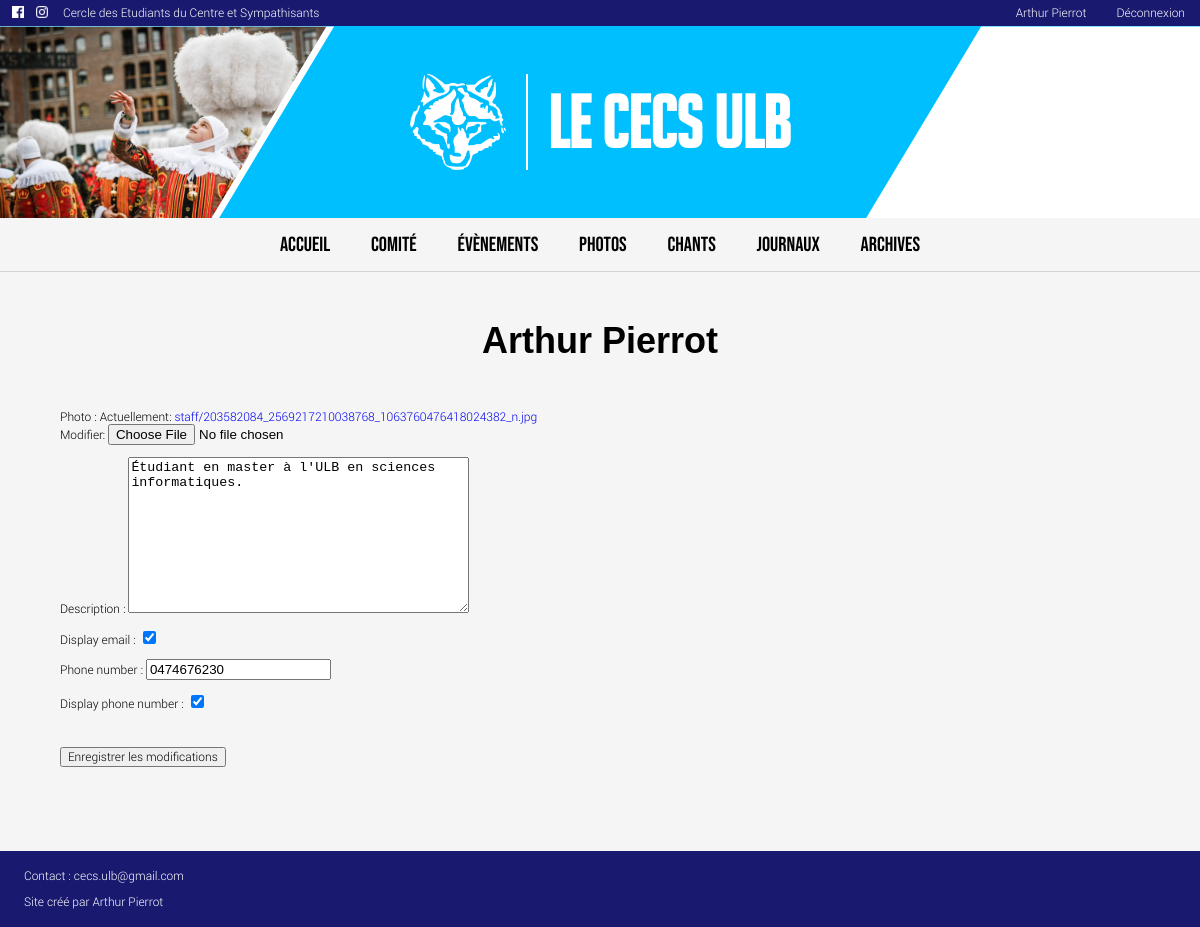
/profile/ (signed in), run on the app's committed database.
### main/models.py (models this page shows, shortened)
class Account(AbstractBaseUser):
	username = models.CharField(max_length=30, unique=True)
	email = models.EmailField(verbose_name='email', max_length=60, unique=True)
	first_name = models.CharField(max_length=30)
	last_name = models.CharField(max_length=30)
	date_joined = models.DateTimeField(verbose_name='date joined', auto_now_add=True)
	last_login = models.DateTimeField(verbose_name='last login', auto_now=True)
	is_admin = models.BooleanField(default=False)
	is_active = models.BooleanField(default=True)
	is_member = models.BooleanField(default=False)
	is_staff = models.BooleanField(default=False)
	is_superuser = models.BooleanField(default=False)
	post = models.ForeignKey(Post, on_delete=models.SET_NULL, blank=True, null=True)
	photo = models.ImageField(upload_to='staff', default='default.jpg')
	description = models.TextField(blank=True)
	phone_regex = RegexValidator(regex=r'^\d{10}$', message="Le numéro de téléphone doit être de la forme : '0499999999'.")
	phone_number = models.CharField(validators=[phone_regex], max_length=10, blank=True)
	display_email = models.BooleanField(default=True)
	display_phone_number = models.BooleanField(default=True)
	USERNAME_FIELD = 'username'
	REQUIRED_FIELDS = ['email', 'first_name', 'last_name']
	objects = MyAccountManager()
	def __str__(self):
		return self.first_name + " " + self.last_name

### main/views.py (the view)
# urls.py: path('profile/', views.profile_view, name='profile'),
def profile_view(request):
	if not request.user.is_authenticated:
		return redirect('main:login')
	context = {}
	if request.POST:
		form = AccountUpdateForm(request.POST, request.FILES, instance=request.user)
		if form.is_valid():
			form.save()
	else:
		account = Account.objects.filter(username=request.user.username)[0]
		form = AccountUpdateForm(initial={
			'photo': account.photo,
			'description': account.description,
			'display_email': account.display_email,
			'phone_number': account.phone_number,
			'display_phone_number': account.display_phone_number,
		})
	context['profile_form'] = form
	return render(request, 'main/profile.html', context)

### main/forms.py (shortened to what this page needs)
class AccountUpdateForm(forms.ModelForm):
	class Meta:
		model = Account
		fields = ('photo', 'description', 'display_email', 'phone_number', 'display_phone_number')

### main/templates/main/profile.html (shortened to what this page needs)
{% extends "main/base.html" %}
{% block navbar %}
    <ul>
        <li><a href="{% url 'main:index' %}">ACCUEIL</a></li>
        <li><a href="{% url 'main:comite' %}">COMITÉ</a></li>
        <li><a href="{% url 'main:events' %}">ÉVÈNEMENTS</a></li>
        <li><a href="{% url 'main:photo' %}">PHOTOS</a></li>
        <li><a href="{% url 'main:chants' %}">CHANTS</a></li>
        <li><a href="{% url 'main:journals' %}">JOURNAUX</a></li>
        <li><a href="{% url 'main:archives' %}">ARCHIVES</a></li>
    </ul>
{% endblock %}
{% block content %}
    {% if user.is_authenticated %}
        {% if user.is_member %}
            <h2>{{ user }}</h2>
            <form enctype="multipart/form-data" method="post" class="register-form">
                {% for field in profile_form %}
                    <p class="register-text">
                        {{ field.label_tag }}
                        {{ field }}
                    </p>
                {% endfor %}
                <button type="submit">Enregistrer les modifications</button>
            </form>
        {% else %}
            <p class="not-member">
                Vous devez être membre pour pouvoir modifier votre profil ! Si vous êtes déjà membre et que vous voyez
                ce message, contactez-nous par mail à l'adresse <em>cecs.ulb@gmail.com</em>.
            </p>
        {% endif %}
    {% endif %}
{% endblock %}

### main/templates/main/base.html (shortened to what this page needs)
<!DOCTYPE html>
<html lang="fr">
<head>
    {% load static %}
    <link rel="stylesheet" type="text/css" href="{% static 'main/style.css' %}">
</head>
<body>
    <div class="header-bar">
        <ul>
            <li class="social-links"><a target="_blank" rel="noopener noreferrer" href="https://www.facebook.com/CECSULB/"><img src="{% static "images/facebook-white.png" %}" alt=""></a></li>
            <li class="social-links"><a target="_blank" rel="noopener noreferrer" href="https://www.instagram.com/cecs_ulb/"><img src="{% static "images/instagram-white.png" %}" alt=""></a></li>
            <li class="cecs-name">Cercle des Etudiants du Centre et Sympathisants</li>
            {% if user.is_authenticated %}
                <li class="user-links"><a href="{% url 'main:profile' %}">{{ user }}</a></li>
                <li class="user-links"><a href="{% url 'main:logout' %}">Déconnexion</a></li>
            {% else %}
                <li class="user-links"><a href="{% url 'main:register' %}">Inscription</a></li>
                <li class="user-links"><a href="{% url 'main:login' %}">Connexion</a></li>
            {% endif %}
        </ul>
    </div>
    <header>
        <div class="polygon-left">
            <img src="{% static "images/carnaval.jpg" %}" alt="">
        </div>
        <div class="title">
            <img src="{% static "images/logo-white.png" %}" alt="">
            <h1>LE CECS ULB</h1>
        </div>
        <div class="polygon-right">
        </div>
    </header>
    <div class="navbar">
        {% block navbar %}{% endblock %}
    </div>
    <div class="content">
        {% block content %}{% endblock %}
    </div>
    <footer>
        <div class="contact">
            <p>Contact : cecs.ulb@gmail.com</p>
            <p>Site créé par Arthur Pierrot</p>
        </div>
    </footer>
</body>
</html>

### main/static/main/style.css (style rules this page uses)
:root { --title-text-color: white; --title-bg-color: deepskyblue; --header-text-color: white; --header-bg-color: midnightblue; --last-event-text-color: dodgerblue; --last-event-bg-color: whitesmoke; --last-event-shadow-color: lightgrey; --incoming-event-text-color: whitesmoke; --incoming-event-bg-color: dodgerblue; --incoming-event-shadow-color: royalblue; --comite-text-color: dodgerblue; --comite-bg-color: whitesmoke; --comite-shadow-color: lightgrey; --comite-bureau-text-color: whitesmoke; --comite-bureau-bg-color: dodgerblue; --comite-bureau-shadow-color: royalblue; --album-text-color: dodgerblue; --album-bg-color: whitesmoke; --album-shadow-color: lightgrey; }
.header-bar { display: flex; position: -webkit-sticky; position: sticky; height: 2.2vw;; top: 0; z-index: 1000; }
.header-bar ul { background-color: var(--header-bg-color); display: flex; align-items: center; list-style-type: none; margin: 0; padding: 0; width: 100%; }
.user-links { float: right; display: flex; align-items: center; }
.user-links a { padding: 10px 15px; text-decoration: none; text-align: center; font-family: "Roboto-Light", sans-serif; font-size: 1vw; color: var(--header-text-color); }
.social-links img { width: 1vw; height: 1vw; padding-left: 1vw; }
.cecs-name { margin-right: auto; padding: 10px 15px; text-decoration: none; text-align: center; font-family: "Roboto-Light", sans-serif; font-size: 1vw; color: var(--header-text-color); }
header { overflow: auto; display: flex; justify-content: space-between; background-color: var(--title-bg-color); z-index: 2; }
.polygon-left { float: left; width: 32%; background-color: var(--title-text-color); -webkit-clip-path: polygon(0 0, 0 600px, 200px 600px, 600px 0); clip-path: polygon(0 0, 87% 0, 57% 100%, 0 100%); }
.polygon-left img { float: left; width: 100%; -webkit-clip-path: polygon(0 0, 0 600px, 200px 600px, 600px 0); clip-path: polygon(0 0, 85% 0, 55% 100%, 0 100%); }
.polygon-right { float: right; width: 32%; background-color: var(--title-text-color); -webkit-clip-path: polygon(0 0, 0 600px, 200px 600px, 600px 0); clip-path: polygon(43% 0, 100% 0%, 100% 100%, 13% 100%); }
.title { margin: auto; align-self: center; background-color: var(--title-bg-color); display: flex; align-items: center; justify-content: center; }
.title img { width: 8vw; height: 8vw; padding-right: 20px; border-right: 2px solid var(--title-text-color); }
.title h1 { margin-left: 20px; font-family: "Big Noodle Titling", sans-serif; font-size: 6vw; color: var(--title-text-color); }
.navbar { position: -webkit-sticky; position: sticky; top: 2.15vw; z-index: 1000; background-color: whitesmoke; border-bottom: 1px solid var(--last-event-shadow-color); }
.navbar ul { list-style-type: none; margin: 0; padding: 0; width: 100%; display: flex; justify-content: center; }
.navbar li { float: left; }
.navbar li a { display: block; padding: 0.7em 1em; text-decoration: none; text-align: center; font-family: "Bebas Neue", sans-serif; font-size: 1.7vw; color: black; }
body { margin: 0; padding: 0; background-color: whitesmoke; text-align: center; }
h2 { margin: 0; position: relative; padding-top: 4vw; text-align: center; font-family: "LEMONMILK-Regular", sans-serif; font-size: 3vw; }
h2:after { content: ""; position: absolute; top: 110%; left: 50%; width: 100px; border-radius: 4px; transform: translateX(-50%); }
a, a:visited { text-decoration: none; }
.register-form { margin-top: 4vw; text-align: left; }
.register-text { margin-left: 5vw; font-family: "Roboto-Light", sans-serif; font-size: 1vw; }
.register-form button { margin-top: 2vw; margin-left: 5vw; margin-bottom: 7vw; font-family: "Roboto-Light", sans-serif; font-size: 1vw; }
footer { background-color: var(--header-bg-color); color: var(--header-text-color); display: flex; align-items: center; justify-content: space-between; }
footer .contact { float: left; padding: 0.5vw 2vw; }
footer p { font-size: 1vw; font-family: "Roboto-Light", sans-serif; text-align: left; }

### data on the page
Account: first_name+last_name "Arthur Pierrot", profile_form "Étudiant en master à l'ULB en sciences informatiques." "☑" "0474676230" "☑"

### other printed values
{{ field.label_tag }} "Photo :" "Description :" "Display email :" "Phone number :" "Display phone number :"
